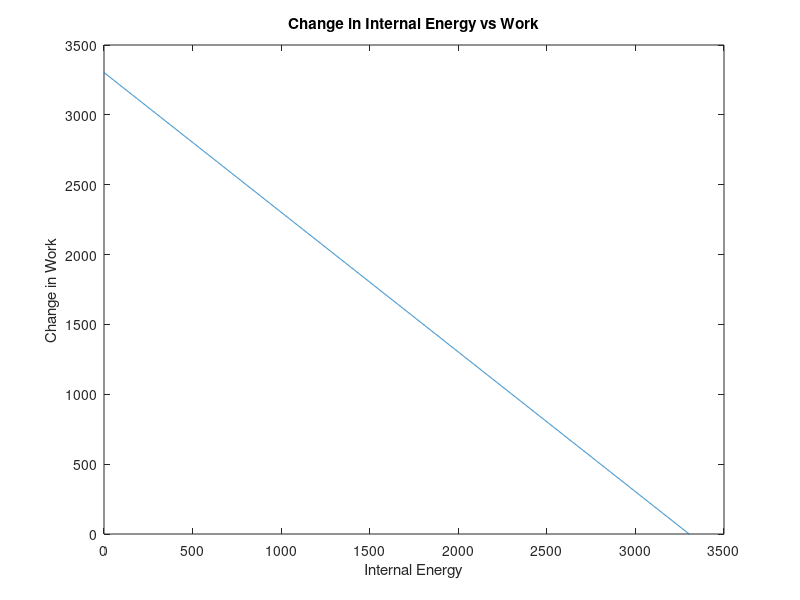

This chart was generated by the following MATLAB code:

x = linspace(0,3303,3303);
u(1) = 3303;
y = -(x-3303);

plot(x,y);

xlabel('Internal Energy')
ylabel('Change in Work')
title('Change in Internal Energy vs Work')